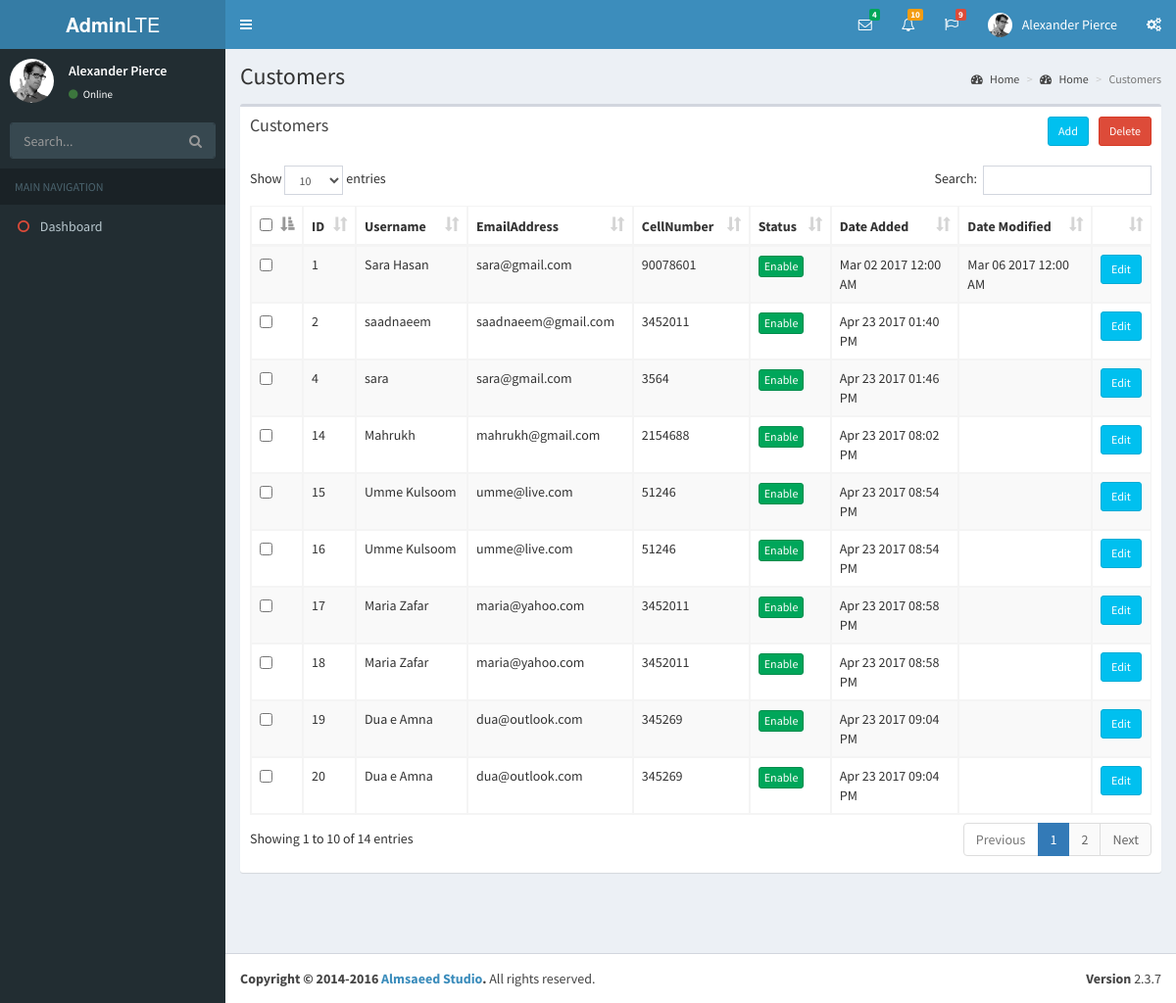
Screenshot of /admin/Customers.php with the database file from the repository.
### tables this page shows
CREATE TABLE `customers` (
  `ID` int(11) NOT NULL,
  `UserName` text NOT NULL,
  `EmailAddress` text NOT NULL,
  `CellNumber` int(15) NOT NULL,
  `CurrentPassword` text NOT NULL,
  `Password` text NOT NULL,
  `ConfirmPassword` text NOT NULL,
  `Status` int(1) NOT NULL,
  `DateAdded` datetime NOT NULL,
  `DateModified` datetime NOT NULL
);

### www/admin/Common.php (called while the page is built, shortened)
<?php
	$self =  $_SERVER['PHP_SELF'];
?>

### www/admin/Customers.php (the view, shortened to what this page needs)
<?php
include("Common.php");
$sql = "SELECT ID,Username,EmailAddress,CellNumber,Status,Password,DATE_FORMAT(DateAdded,'%b %d %Y %h:%i %p') as Added,DATE_FORMAT(DateModified, '%b %d %Y %h:%i %p') as Updated FROM customers";
$res = mysql_query($sql) or die(mysql_error());
?>
<!DOCTYPE html>
<html>
<head>
  <link rel="stylesheet" href="bootstrap/css/bootstrap.min.css">
  <link rel="stylesheet" href="https://cdnjs.cloudflare.com/ajax/libs/font-awesome/4.5.0/css/font-awesome.min.css">
  <link rel="stylesheet" href="https://cdnjs.cloudflare.com/ajax/libs/ionicons/2.0.1/css/ionicons.min.css">
  <link rel="stylesheet" href="plugins/datatables/dataTables.bootstrap.css">
  <link rel="stylesheet" href="dist/css/AdminLTE.min.css">
  <link rel="stylesheet" href="dist/css/skins/_all-skins.min.css">
</head>
<body class="hold-transition skin-blue sidebar-mini">
<div class="wrapper">
  <?php include("Header.php"); ?>
  <?php include("Sidebar.php"); ?>
  <div class="content-wrapper">
    <section class="content-header">
      <h1>
        Customers
      </h1>
      <ol class="breadcrumb">
        <li><a href="Dashboard.php"><i class="fa fa-dashboard"></i> Home</a></li>
        <li><a href="Dashboard.php"><i class="fa fa-dashboard"></i> Home</a></li>
        <li class="active">Customers</li>
      </ol>
    </section>
    <section class="content">
      <div class="row">
        <div class="col-xs-12">
          <div class="box">
            <div class="box-header">
              <h3 class="box-title">Customers</h3>
			  <button style="float:right" id="btndel" type="button" class="btn btn-danger btn-sm">Delete</button>
			  <button style="float:right; margin-right:10px;" onClick="location.href='AddNewCustomer.php'" type="button" class="btn btn-info btn-sm">Add</button>
            </div>
            <div class="box-body">
			  <form action="<?php echo $self;?>" id="formdel" method="post">
              <table id="example1" class="table table-bordered table-striped">
                <thead>
                <tr>
                  <th><input type="checkbox" class="checkUncheckAll"  /></th>
                  <th>ID</th>
                  <th>Username</th>
                  <th>EmailAddress</th>
                  <th>CellNumber</th>
                  <th>Status</th>
                  <th>Date Added</th>
                  <th>Date Modified</th>
                  <th></th>
                </tr>
                </thead>
                <tbody>
				<?php
				while($row = mysql_fetch_array($res))
				{
				?>
                <tr>
                  <td><input type="checkbox" name="ids[]" class="chkIds" value="<?php echo $row['ID'];?>" /></td>
                  <td><?php echo $row['ID']; ?></td>
                  <td><?php echo $row['Username']; ?></td>
                  <td><?php echo $row['EmailAddress']; ?></td>
                  <td><?php echo $row['CellNumber']; ?></td>
 				  <td><?php echo ($row['Status']==0 ? '<button type="button" class="btn btn-success btn-xs">Enable</button>' : '<button type="button" class="btn btn-danger btn-xs">Disable</button>'); ?></td>
                  <td><?php echo $row['Added']; ?></td>
                  <td><?php echo $row['Updated']; ?></td>
                  <td><button type="button" onClick="location.href='EditCustomer.php?SliderID=<?php echo $row['ID']; ?>'" class="btn btn-info btn-sm">Edit</button></td>
                </tr>
                <?php
				}
				?>
                </tbody>
                </table>
				</form>
            </div>
          </div>
        </div>
      </div>
    </section>
  </div>
  <?php include("Footer.php"); ?>
</div>
</body>
</html>

### rows the page displays
customers: ID "1", UserName "Sara Hasan", EmailAddress "sara@gmail.com", CellNumber "90078601", Status "Enable", Added "Mar 02 2017 12:00 AM", Updated "Mar 06 2017 12:00 AM"
customers: ID "2", UserName "saadnaeem", EmailAddress "saadnaeem@gmail.com", CellNumber "3452011", Status "Enable", Added "Apr 23 2017 01:40 PM"
customers: ID "4", UserName "sara", EmailAddress "sara@gmail.com", CellNumber "3564", Status "Enable", Added "Apr 23 2017 01:46 PM"
customers: ID "14", UserName "Mahrukh", EmailAddress "mahrukh@gmail.com", CellNumber "2154688", Status "Enable", Added "Apr 23 2017 08:02 PM"
customers: ID "15", UserName "Umme Kulsoom", EmailAddress "umme@live.com", CellNumber "51246", Status "Enable", Added "Apr 23 2017 08:54 PM"
customers: ID "16", UserName "Umme Kulsoom", EmailAddress "umme@live.com", CellNumber "51246", Status "Enable", Added "Apr 23 2017 08:54 PM"
customers: ID "17", UserName "Maria Zafar", EmailAddress "maria@yahoo.com", CellNumber "3452011", Status "Enable", Added "Apr 23 2017 08:58 PM"
customers: ID "18", UserName "Maria Zafar", EmailAddress "maria@yahoo.com", CellNumber "3452011", Status "Enable", Added "Apr 23 2017 08:58 PM"
customers: ID "19", UserName "Dua e Amna", EmailAddress "dua@outlook.com", CellNumber "345269", Status "Enable", Added "Apr 23 2017 09:04 PM"
customers: ID "20", UserName "Dua e Amna", EmailAddress "dua@outlook.com", CellNumber "345269", Status "Enable", Added "Apr 23 2017 09:04 PM"
